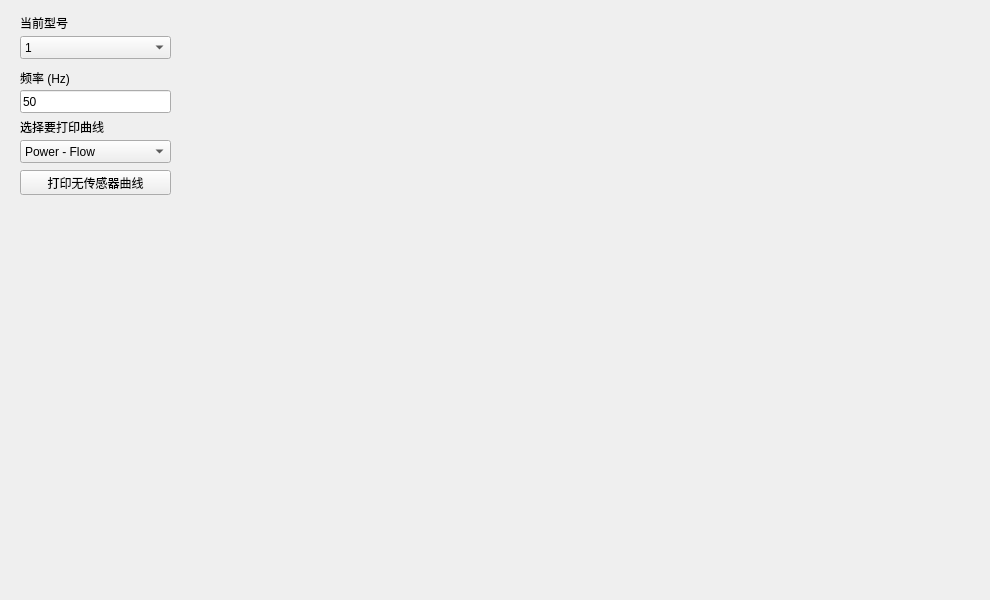
    <widget class="QWidget" name="tab_2">
     <attribute name="title">
      <string>无传感器</string>
     </attribute>
     <widget class="MyCustomPlot" name="customPlot_2" native="true">
      <property name="geometry">
       <rect>
        <x>190</x>
        <y>0</y>
        <width>791</width>
        <height>591</height>
       </rect>
      </property>
     </widget>
     <widget class="QPushButton" name="pushButton_plot_sensorless_curve">
      <property name="geometry">
       <rect>
        <x>20</x>
        <y>170</y>
        <width>151</width>
        <height>25</height>
       </rect>
      </property>
      <property name="sizePolicy">
       <sizepolicy hsizetype="Preferred" vsizetype="Preferred">
        <horstretch>0</horstretch>
        <verstretch>0</verstretch>
       </sizepolicy>
      </property>
      <property name="font">
       <font>
        <bold>false</bold>
       </font>
      </property>
      <property name="text">
       <string>打印无传感器曲线</string>
      </property>
     </widget>
     <widget class="QLabel" name="label_4">
      <property name="geometry">
       <rect>
        <x>20</x>
        <y>15</y>
        <width>141</width>
        <height>16</height>
       </rect>
      </property>
      <property name="sizePolicy">
       <sizepolicy hsizetype="Preferred" vsizetype="Preferred">
        <horstretch>0</horstretch>
        <verstretch>0</verstretch>
       </sizepolicy>
      </property>
      <property name="font">
       <font/>
      </property>
      <property name="text">
       <string>当前型号</string>
      </property>
     </widget>
     <widget class="QComboBox" name="comboBox_choose_sensorless_curve">
      <property name="geometry">
       <rect>
        <x>20</x>
        <y>140</y>
        <width>151</width>
        <height>23</height>
       </rect>
      </property>
      <property name="sizePolicy">
       <sizepolicy hsizetype="Preferred" vsizetype="Fixed">
        <horstretch>0</horstretch>
        <verstretch>0</verstretch>
       </sizepolicy>
      </property>
      <item>
       <property name="text">
        <string>Power - Flow</string>
       </property>
      </item>
      <item>
       <property name="text">
        <string>Power - Head</string>
       </property>
      </item>
     </widget>
     <widget class="QComboBox" name="comboBox_model_number_2">
      <property name="geometry">
       <rect>
        <x>20</x>
        <y>36</y>
        <width>151</width>
        <height>23</height>
       </rect>
      </property>
      <property name="sizePolicy">
       <sizepolicy hsizetype="Preferred" vsizetype="Fixed">
        <horstretch>0</horstretch>
        <verstretch>0</verstretch>
       </sizepolicy>
      </property>
      <item>
       <property name="text">
        <string>1</string>
       </property>
      </item>
     </widget>
     <widget class="QLabel" name="label_5">
      <property name="geometry">
       <rect>
        <x>20</x>
        <y>119</y>
        <width>112</width>
        <height>16</height>
       </rect>
      </property>
      <property name="sizePolicy">
       <sizepolicy hsizetype="Preferred" vsizetype="Preferred">
        <horstretch>0</horstretch>
        <verstretch>0</verstretch>
       </sizepolicy>
      </property>
      <property name="font">
       <font/>
      </property>
      <property name="text">
       <string>选择要打印曲线</string>
      </property>
     </widget>
     <widget class="QLineEdit" name="lineEdit_Hz">
      <property name="geometry">
       <rect>
        <x>20</x>
        <y>90</y>
        <width>151</width>
        <height>23</height>
       </rect>
      </property>
      <property name="inputMask">
       <string/>
      </property>
      <property name="text">
       <string>50</string>
      </property>
      <property name="maxLength">
       <number>32767</number>
      </property>
      <property name="clearButtonEnabled">
       <bool>false</bool>
      </property>
     </widget>
     <widget class="QLabel" name="label_6">
      <property name="geometry">
       <rect>
        <x>20</x>
        <y>70</y>
        <width>112</width>
        <height>16</height>
       </rect>
      </property>
      <property name="sizePolicy">
       <sizepolicy hsizetype="Preferred" vsizetype="Preferred">
        <horstretch>0</horstretch>
        <verstretch>0</verstretch>
       </sizepolicy>
      </property>
      <property name="font">
       <font/>
      </property>
      <property name="text">
       <string>频率 (Hz)</string>
      </property>
     </widget>
    </widget>
